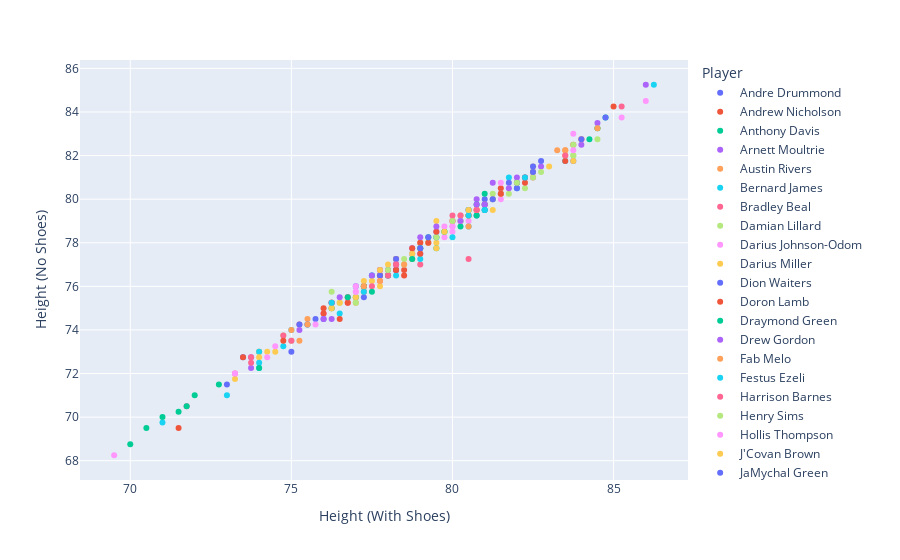

Notebook source saved alongside this figure:
### Markdown cell above
## Height with No Shoes and with shoes

### Code cell
plt.figure(figsize=(15,10))
px.scatter(df,x="Height (With Shoes)",y="Height (No Shoes)",
          color="Player")
